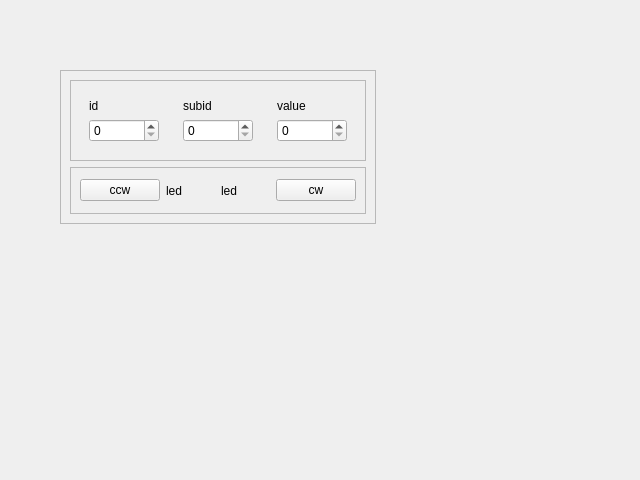
<?xml version="1.0" encoding="UTF-8"?>
<ui version="4.0">
 <class>Form</class>
 <widget class="QWidget" name="Form">
  <property name="geometry">
   <rect>
    <x>0</x>
    <y>0</y>
    <width>640</width>
    <height>480</height>
   </rect>
  </property>
  <property name="windowTitle">
   <string>Form</string>
  </property>
  <widget class="QFrame" name="frame">
   <property name="geometry">
    <rect>
     <x>60</x>
     <y>70</y>
     <width>316</width>
     <height>154</height>
    </rect>
   </property>
   <property name="frameShape">
    <enum>QFrame::Shape::StyledPanel</enum>
   </property>
   <property name="frameShadow">
    <enum>QFrame::Shadow::Raised</enum>
   </property>
   <layout class="QVBoxLayout" name="verticalLayout_4">
    <item>
     <widget class="QFrame" name="frame_2">
      <property name="frameShape">
       <enum>QFrame::Shape::StyledPanel</enum>
      </property>
      <property name="frameShadow">
       <enum>QFrame::Shadow::Raised</enum>
      </property>
      <layout class="QHBoxLayout" name="horizontalLayout">
       <item>
        <widget class="QWidget" name="widget" native="true">
         <layout class="QVBoxLayout" name="verticalLayout">
          <item>
           <widget class="QLabel" name="label_3">
            <property name="text">
             <string>id</string>
            </property>
           </widget>
          </item>
          <item>
           <widget class="QSpinBox" name="spinBox"/>
          </item>
         </layout>
        </widget>
       </item>
       <item>
        <widget class="QWidget" name="widget_2" native="true">
         <layout class="QVBoxLayout" name="verticalLayout_2">
          <item>
           <widget class="QLabel" name="label_4">
            <property name="text">
             <string>subid</string>
            </property>
           </widget>
          </item>
          <item>
           <widget class="QSpinBox" name="spinBox_2"/>
          </item>
         </layout>
        </widget>
       </item>
       <item>
        <widget class="QWidget" name="widget_3" native="true">
         <layout class="QVBoxLayout" name="verticalLayout_3">
          <item>
           <widget class="QLabel" name="label_5">
            <property name="text">
             <string>value</string>
            </property>
           </widget>
          </item>
          <item>
           <widget class="QSpinBox" name="spinBox_3"/>
          </item>
         </layout>
        </widget>
       </item>
      </layout>
     </widget>
    </item>
    <item>
     <widget class="QFrame" name="frame_3">
      <property name="frameShape">
       <enum>QFrame::Shape::StyledPanel</enum>
      </property>
      <property name="frameShadow">
       <enum>QFrame::Shadow::Raised</enum>
      </property>
      <layout class="QHBoxLayout" name="horizontalLayout_2">
       <item>
        <widget class="QPushButton" name="pushButton">
         <property name="text">
          <string>ccw</string>
         </property>
        </widget>
       </item>
       <item>
        <widget class="QLabel" name="label">
         <property name="text">
          <string>led</string>
         </property>
        </widget>
       </item>
       <item>
        <widget class="QLabel" name="label_2">
         <property name="text">
          <string>led</string>
         </property>
        </widget>
       </item>
       <item>
        <widget class="QPushButton" name="pushButton_2">
         <property name="text">
          <string>cw</string>
         </property>
        </widget>
       </item>
      </layout>
     </widget>
    </item>
   </layout>
  </widget>
 </widget>
 <resources/>
 <connections/>
</ui>
